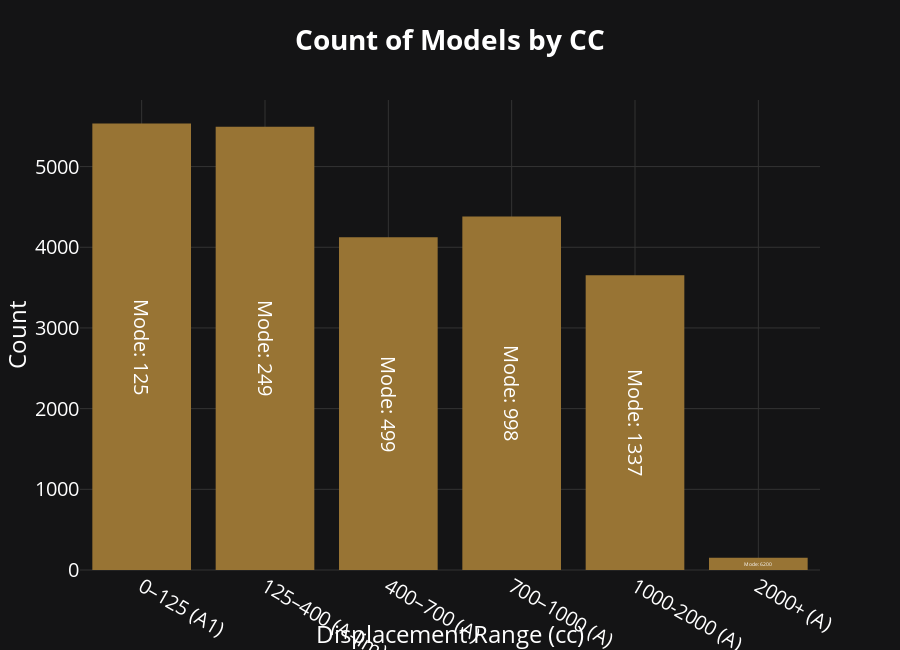

Notebook source saved alongside this figure:
### Markdown cell above
### Counts of bikes per cc
 > Let's figure out how many bikes were produced per cc category

### Code cell
bins   = [0, 125, 400, 700, 1000, 2000, np.inf]
labels = ["0–125 (A1)", "125–400 (A-lim)", "400–700 (A)", 
          "700–1000 (A)", "1000-2000 (A)", "2000+ (A)"]

# A new column with the categories in which every model falls
df["Disp_cat"] = pd.cut(df["Displacement_cc"], bins=bins, labels=labels, right=True)

# For each category, we calculate the count and the mode            
count_df  = (df["Disp_cat"]
             .value_counts()
             .reindex(labels)
             .rename("Count")
             .reset_index()
             .rename(columns={"Disp_cat": "Displacement Range (cc)"}))

# Calulates the mode for each category
mode_df = (
    df.groupby("Disp_cat", observed=False)["Displacement_cc"]
    .agg(lambda x: x.mode().iloc[0] if not x.mode().empty else np.nan)
    .reindex(labels)
    .reset_index()
    .rename(columns={
        "Disp_cat": "Displacement Range (cc)",
        "Displacement_cc": "mode_cc"
    })
)

# Merge the two DataFrames
disp_summary = count_df.merge(mode_df, on="Displacement Range (cc)")
# Display the mode in a more readable format
disp_summary["mode_text"] = "Mode: " + disp_summary["mode_cc"].round(0).astype(int).astype(str)


fig2 = px.bar(
    disp_summary,
    x="Displacement Range (cc)",
    y="Count",
    #This will show the mode on the bar
    text="mode_text",

    title="<b>Count of Models by CC</b>",
    color_discrete_sequence=["#987434"],
    height=650
)

fig2.update_xaxes(categoryorder="array", categoryarray=labels)

fig2.update_traces(
    texttemplate="%{text}", 
    textposition="inside",
    insidetextanchor="middle", 
    textfont=dict(color="white", size=20)
)



set_theme(fig2).show()

### Figure 1 — Plotly figure (JSON) as saved in the notebook; plotly's stock layout.template omitted (floating-point values rounded to 4 significant figures)
{"data": [{"alignmentgroup": "True", "hovertemplate": "Displacement Range (cc)=%{x}<br>Count=%{y}<br>mode_text=%{text}<extra></extra>", "insidetextanchor": "middle", "legendgroup": "", "marker": {"color": "#987434", "pattern": {"shape": ""}}, "name": "", "offsetgroup": "", "orientation": "v", "showlegend": false, "text": ["Mode: 125", "Mode: 249", "Mode: 499", "Mode: 998", "Mode: 1337", "Mode: 6200"], "textfont": {"color": "white", "size": 20}, "textposition": "inside", "texttemplate": "%{text}", "type": "bar", "x": ["0–125 (A1)", "125–400 (A-lim)", "400–700 (A)", "700–1000 (A)", "1000-2000 (A)", "2000+ (A)"], "xaxis": "x", "y": [5534, 5495, 4124, 4381, 3652, 151], "yaxis": "y"}], "layout": {"barmode": "relative", "font": {"color": "white", "size": 20}, "height": 650, "legend": {"bgcolor": "rgba(0,0,0,0)", "tracegroupgap": 0}, "paper_bgcolor": "#141415", "plot_bgcolor": "#141415", "title": {"text": "<b>Count of Models by CC</b>"}, "xaxis": {"anchor": "y", "categoryarray": ["0–125 (A1)", "125–400 (A-lim)", "400–700 (A)", "700–1000 (A)", "1000-2000 (A)", "2000+ (A)"], "categoryorder": "array", "domain": [0, 1], "gridcolor": "#333333", "title": {"text": "Displacement Range (cc)"}, "zerolinecolor": "#333333"}, "yaxis": {"anchor": "x", "domain": [0, 1], "gridcolor": "#333333", "title": {"text": "Count"}, "zerolinecolor": "#333333"}}}
